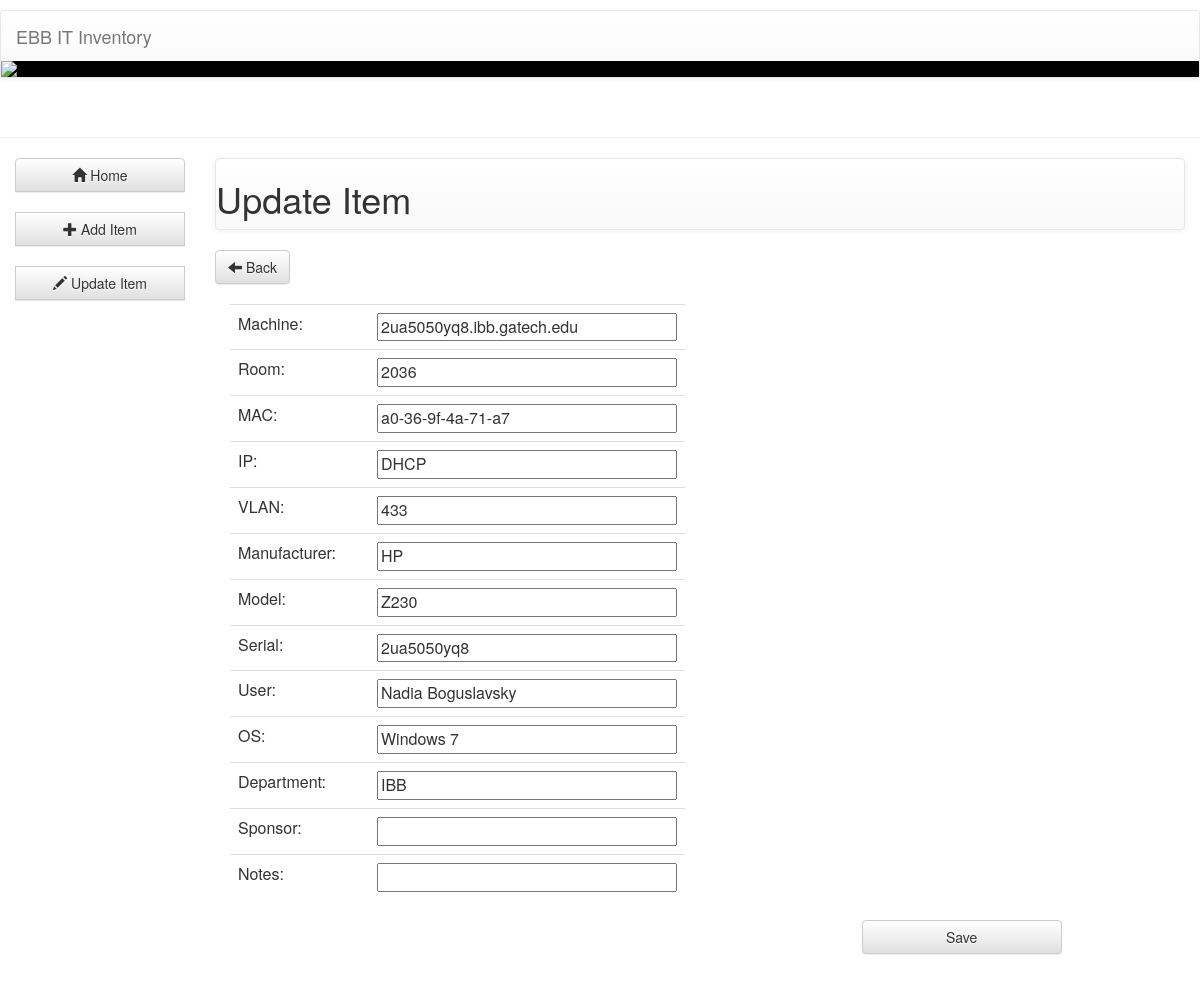
The app's page /itInventory/updateItem/56/ with its own data.
### itInventory/models.py (models this page shows, shortened)
class inventory(models.Model):
    machine = models.CharField(max_length=100, default="Not Specified")
    room = models.CharField(max_length=100, default="Not Specified")
    mac = models.CharField(max_length=100, default="Not Specified", unique=True)
    ip = models.CharField(max_length=100, default="Not Specified")
    vlan = models.CharField(max_length=100, default="Not Specified")
    manufacturer = models.CharField(max_length=100, default="Not Specified")
    model = models.CharField(max_length=100, default="Not Specified")
    serial = models.CharField(max_length=100, default="Not Specified", unique=True)
    user = models.CharField(max_length=100, default="Not Specified")
    os = models.CharField(max_length=100, default="Not Specified")
    department = models.CharField(max_length=100, default="Not Specified")
    sponsor = models.CharField(max_length=100, default="Not Specified")
    notes = models.CharField(max_length=100, default="Not Specified")
    added = models.DateTimeField(auto_now_add=True)
    updated = models.DateTimeField(auto_now=True)

### itInventory/views.py (the view)
# urls.py: url(r'^updateItem/(?P<item_ID>[0-9]+)/$', views.updateItem, name='updateItem'),
def updateItem(request, item_ID):
    t = 'itInventory/updateItem.html'
    a = inventory.objects.get(id=item_ID)
    c = {
        'item': a,
        'item_ID': str(item_ID)
    }
    if request.method=="POST":
        form = itemForm(request.POST, instance=a)
        if form.is_valid():
            form.save()
            url = '/itInventory/itemDetail/'+str(item_ID)+'/'
            return HttpResponseRedirect(url)
        else:
            form_errors = form.errors
            return render(request, 'itInventory/updateItem.html', {'form': form, 'form_errors': form_errors, 'item':a, 'item_ID': str(item_ID)})
    else:
        form = itemForm(initial={'machine':a.machine, 'room':a.room,'mac':a.mac,'ip':a.ip,'vlan':a.vlan,'manufacturer':a.manufacturer,'model':a.model,'serial':a.serial,'user':a.user,'os':a.os,'department':a.department,'sponsor':a.sponsor,'notes':a.notes})
    return render(request, t, {'form':form, 'item':a, 'item_ID':str(item_ID)})

### itInventory/templates/itInventory/updateItem.html (shortened to what this page needs)
{% load staticfiles %}
<link rel="stylesheet" href="https://maxcdn.bootstrapcdn.com/bootstrap/3.3.6/css/bootstrap.min.css">
<link rel="stylesheet" href="https://maxcdn.bootstrapcdn.com/bootstrap/3.3.6/css/bootstrap-theme.min.css">
<div class="page-header" style="position: relative;">
    <nav class="navbar navbar-default" style="top: -30px; ">
        <div class="container-fluid">
            <div class="navbar-header">
                <a class="navbar-brand" href="/itInventory/">EBB IT Inventory</a>
            </div>
        </div><div class="container-fluid">
        <div class="row" style="background-color: black">
            <img src="http://s32.postimg.org/o736umxqt/banner.jpg" class="img-responsive"  />
        </div>
    </div>
    </nav>
</div>
<div class="container-fluid">
    <div class="row">
        <div class="col-sm-2">
            <div class="btn-group-vertical btn-block" role="group" aria-label="...">
                <button onclick="location.href='/itInventory/';" type="submit" class="btn btn-default"><i class="glyphicon glyphicon-home"></i> Home</button>
                <br>
                <button onclick="location.href='/itInventory/addItem';" type="submit" class="btn btn-default"><i class="glyphicon glyphicon-plus"></i> Add Item</button>
                <br>
                <button onclick="location.href='/itInventory/searchItem';" type="submit" class="btn btn-default"><i class="glyphicon glyphicon-pencil"></i> Update Item</button>
                <br>
            </div>
        </div>
        <div class="col-sm-10">
            <nav class="navbar navbar-default">
                <h1>Update Item</h1>
            </nav>
            <button class="btn btn-default" onclick="location.href='/itInventory/itemDetail/{{ item_ID }}';" type="submit"><i class="glyphicon glyphicon-arrow-left"></i> Back</button>
            <div><br></div>
            <form action="." method="POST">
                <div class="col-sm-6">
                    <table class="table">
                        {% for field in form %}
                            <tr>
                                <td>{{ field.label_tag }}</td>
                                <td align="right">{{ field }}</td>
                            </tr>
                        {% endfor %}
                    </table>
                </div>
                <div><br></div>
                <button type="submit" class="btn btn-default col-sm-offset-8" style="width:200px" align="right">Save</button>
        </form>
    </div>
</div>
</div>

### itInventory/templates/itInventory/updateItem.html (style rules this page uses)
input { width:300px; }
label { font-weight:400 !important; }

### records on screen
inventory: form "2ua5050yq8.ibb.gatech.edu" "2036" "a0-36-9f-4a-71-a7" "DHCP" "433" "HP" "Z230" "2ua5050yq8" "Nadia Boguslavsky" "Windows 7" "IBB"

### other values on screen
{{ field.label_tag }} "Machine:" "Room:" "MAC:" "IP:" "VLAN:" "Manufacturer:" "Model:" "Serial:" "User:" "OS:" "Department:" "Sponsor:" "Notes:"
